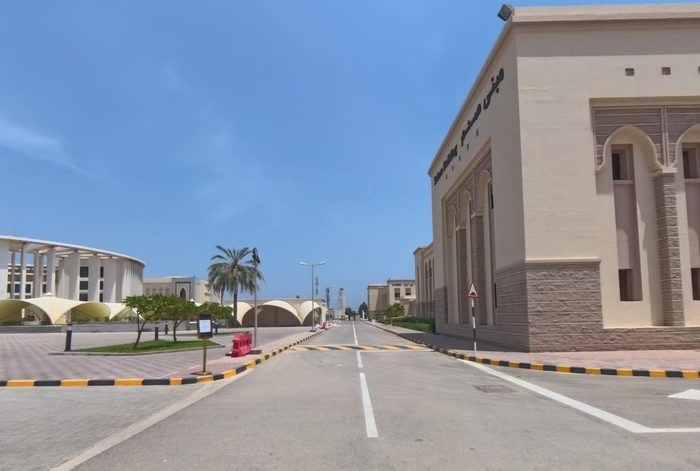
#> input picture assets/fac_cream2.jpg, 700 x 471 px, given in place of cf0.jpg, which was not available
$ python build_v4_assets.py
#> lines starting #> are read from the running program, lines starting #| are printed output that depends on the picture
# -*- coding: utf-8 -*-
"""Build the v4 asset pack:
   - real facade photos cut from the Sohar University 360 virtual tour (su.edu.om/virtualtour)
   - real campus paving, CC0 bark / grass (ambientCG), procedural foliage & grass tufts
"""
import io, json, math, os, random
import numpy as np
import cv2
from PIL import Image, ImageDraw, ImageFilter

WS = r"C:\Users\pc i7\.minimax\sessions\mvs_6300634d1cb647159106ad0117f5e127\workspace"
OUT = os.path.join(WS, "assets")
PANO = os.path.join(WS, "pano")
os.makedirs(OUT, exist_ok=True)
random.seed(7); np.random.seed(7)

# ----------------------------------------------------------------- helpers
def face(pid, cf):
#> called with pid = 'node32', cf = 0
    return Image.open(os.path.join(PANO, pid, "hi3", "cf%d.jpg" % cf)).convert("RGB")
#> returned value is the input picture: PIL image 700x471 RGB; mean R, G, B 136, 147.1, 164.6

def cut(pid, cf, x0, y0, x1, y1, size=None, out=None, q=82):
    im = face(pid, cf); W, H = im.size
#> after `W, H = im.size`: W = 700; H = 471
    box = (int(x0 * W), int(y0 * H), int(x1 * W), int(y1 * H))
#> box = (189, 101, 482, 190)
    c = im.crop(box)
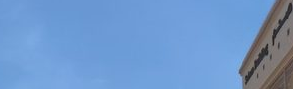
#> c: PIL image 293x89 RGB; mean R, G, B 111.5, 151.2, 201.6
    if size:
        w, h = c.size
#> w = 293; h = 89
        s = size / max(w, h)
#> s = 2.39
        c = c.resize((max(1, int(w * s)), max(1, int(h * s))), Image.LANCZOS)
#> c: PIL image 700x212 RGB
    p = os.path.join(OUT, out)
    c.save(p, quality=q)
    print("  ->", out, c.size, os.path.getsize(p))
#|   -> fac_lang.jpg (700, 212) 7387
#> pass 3 of the loop `for pid, cf, x0, y0, x1, y1, name in FACADES:`:
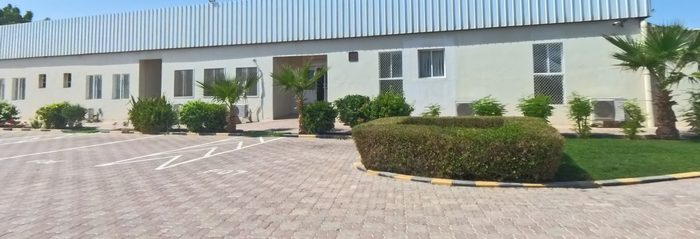
#> input picture assets/fac_green.jpg, 700 x 239 px, given in place of cf0.jpg, which was not available
#> in face, returned value is the input picture: PIL image 700x239 RGB; mean R, G, B 155.8, 160, 152.2
#> in cut (call 3), `c = im.crop(box)`:
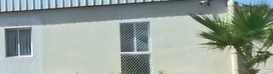
#> c: PIL image 273x74 RGB; mean R, G, B 148.5, 160.3, 152.6
#> in cut (call 3), `c = c.resize((max(1, int(w * s)), max(1, int(h * s))), Image.LANCZOS)`:
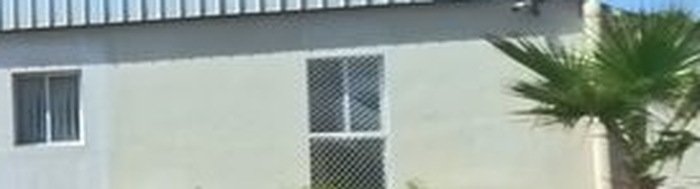
#> c: PIL image 700x189 RGB; mean R, G, B 148.5, 160.3, 152.6
#|   -> fac_cit.jpg (700, 189) 16473
    return c

# ------------------------------------------------------------------ facades
FACADES = [
    ("node32", 0, .270, .215, .690, .405, "fac_lang.jpg"),     # Faculty of Languages
    ("node32", 0, .620, .235, .920, .400, "fac_lang2.jpg"),    # Faculty of Languages (2)
    ("node30", 0, .590, .090, .980, .400, "fac_cit.jpg"),       # College of Technology & Business
    ("node39", 0, .570, .040, .985, .385, "fac_eng.jpg"),       # Engineering faculty (grand arch)
    ("node39", 0, .020, .075, .300, .375, "fac_eng2.jpg"),      # geometric mashrabiya wall
    ("node40", 0, .300, .040, .880, .400, "fac_arcade.jpg"),    # arcade + mashrabiya
    ("node60", 0, .700, .030, 1.0, .390, "fac_pink1.jpg"),      # salmon faculty building
    ("node45", 0, .010, .160, .460, .430, "fac_pink3.jpg"),     # pink faculty building
    ("node49", 0, .740, .040, 1.0, .385, "fac_cream.jpg"),      # cream faculty building
    ("node34", 0, .100, .325, .680, .495, "fac_health.jpg"),    # Health Centre
    ("node6",  1, .720, .080, 1.0, .400, "fac_theatre.jpg"),    # Theatre
    ("node73", 0, .500, .265, 1.0, .430, "fac_admin.jpg"),      # administration / greenhouses
    ("node31", 1, .640, .180, 1.0, .390, "fac_modern.jpg"),     # modern grey block
    ("node47", 1, .600, .090, 1.0, .390, "fac_pink2.jpg"),      # pink block by the library road
    ("node51", 0, .010, .270, .520, .455, "fac_campus.jpg"),    # campus row
    ("node44", 0, .030, .240, .430, .430, "fac_gate.jpg"),      # entrance canopy
]
print("facades:")
for pid, cf, x0, y0, x1, y1, name in FACADES:
#> (the run stopped early here; a loop or call above may not have finished)
